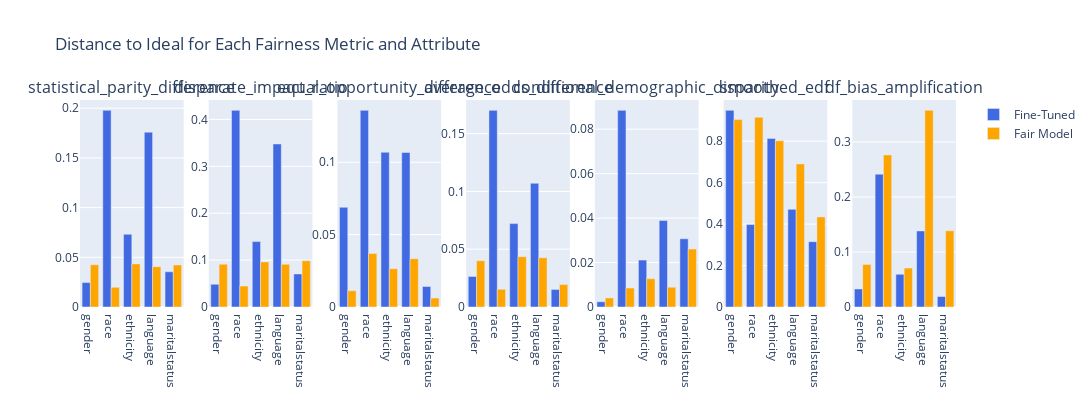
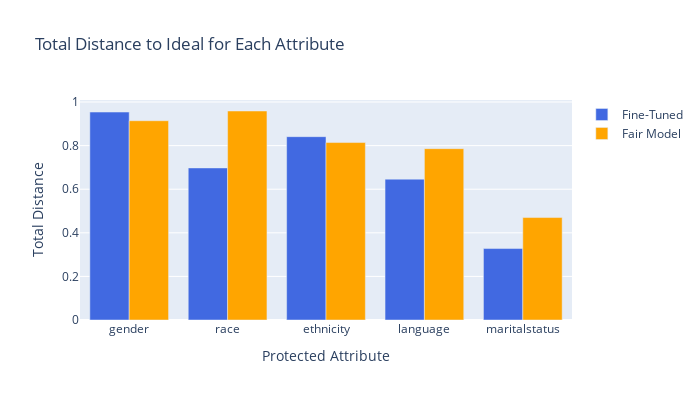

Notebook cell for these charts, in order:
### Code cell
# Compute distances to ideal for both models
df_distance_fine_tuned = compute_distance_to_ideal(df_metrics_fine_tuned)
df_distance_fair = compute_distance_to_ideal(df_metrics_fair)

# List of metrics to plot (excluding 'attribute' and 'total_distance')
metrics = [col for col in df_distance_fine_tuned.columns if col.startswith('dist_') and col != 'total_distance']

import plotly.graph_objs as go
from plotly.subplots import make_subplots

# Plot sub-distances for each metric
fig = make_subplots(
    rows=1, cols=len(metrics),
    subplot_titles=[m.replace('dist_', '') for m in metrics],
    shared_yaxes=False
)

for i, metric in enumerate(metrics):
    fig.add_trace(
        go.Bar(
            x=df_distance_fine_tuned['attribute'],
            y=df_distance_fine_tuned[metric],
            name='Fine-Tuned',
            marker_color='royalblue',
            showlegend=(i==0)
        ),
        row=1, col=i+1
    )
    fig.add_trace(
        go.Bar(
            x=df_distance_fair['attribute'],
            y=df_distance_fair[metric],
            name='Fair Model',
            marker_color='orange',
            showlegend=(i==0)
        ),
        row=1, col=i+1
    )

fig.update_layout(
    height=400,
    width=300*len(metrics),
    title_text="Distance to Ideal for Each Fairness Metric and Attribute",
    barmode='group'
)
fig.show()

# Plot total distance for each attribute
fig_total = go.Figure()
fig_total.add_trace(go.Bar(
    x=df_distance_fine_tuned['attribute'],
    y=df_distance_fine_tuned['total_distance'],
    name='Fine-Tuned',
    marker_color='royalblue'
))
fig_total.add_trace(go.Bar(
    x=df_distance_fair['attribute'],
    y=df_distance_fair['total_distance'],
    name='Fair Model',
    marker_color='orange'
))
fig_total.update_layout(
    title="Total Distance to Ideal for Each Attribute",
    xaxis_title="Protected Attribute",
    yaxis_title="Total Distance",
    barmode='group',
    width=700,
    height=400
)
fig_total.show()

### Figure 1 — Plotly figure (JSON) as saved in the notebook; plotly's stock layout.template omitted (floating-point values rounded to 4 significant figures)
{"data": [{"marker": {"color": "royalblue"}, "name": "Fine-Tuned", "showlegend": true, "type": "bar", "x": ["gender", "race", "ethnicity", "language", "maritalstatus"], "xaxis": "x", "y": [0.02459, 0.1978, 0.07314, 0.1759, 0.03541], "yaxis": "y"}, {"marker": {"color": "orange"}, "name": "Fair Model", "showlegend": true, "type": "bar", "x": ["gender", "race", "ethnicity", "language", "maritalstatus"], "xaxis": "x", "y": [0.04257, 0.01978, 0.04338, 0.04052, 0.04231], "yaxis": "y"}, {"marker": {"color": "royalblue"}, "name": "Fine-Tuned", "showlegend": false, "type": "bar", "x": ["gender", "race", "ethnicity", "language", "maritalstatus"], "xaxis": "x2", "y": [0.04855, 0.4194, 0.1395, 0.3478, 0.07046], "yaxis": "y2"}, {"marker": {"color": "orange"}, "name": "Fair Model", "showlegend": false, "type": "bar", "x": ["gender", "race", "ethnicity", "language", "maritalstatus"], "xaxis": "x2", "y": [0.0913, 0.04471, 0.09619, 0.0912, 0.09858], "yaxis": "y2"}, {"marker": {"color": "royalblue"}, "name": "Fine-Tuned", "showlegend": false, "type": "bar", "x": ["gender", "race", "ethnicity", "language", "maritalstatus"], "xaxis": "x3", "y": [0.0689, 0.1359, 0.1069, 0.1068, 0.0142], "yaxis": "y3"}, {"marker": {"color": "orange"}, "name": "Fair Model", "showlegend": false, "type": "bar", "x": ["gender", "race", "ethnicity", "language", "maritalstatus"], "xaxis": "x3", "y": [0.01124, 0.03695, 0.02643, 0.03337, 0.006161], "yaxis": "y3"}, {"marker": {"color": "royalblue"}, "name": "Fine-Tuned", "showlegend": false, "type": "bar", "x": ["gender", "race", "ethnicity", "language", "maritalstatus"], "xaxis": "x4", "y": [0.02648, 0.1702, 0.07216, 0.1071, 0.01525], "yaxis": "y4"}, {"marker": {"color": "orange"}, "name": "Fair Model", "showlegend": false, "type": "bar", "x": ["gender", "race", "ethnicity", "language", "maritalstatus"], "xaxis": "x4", "y": [0.04005, 0.01528, 0.04351, 0.04262, 0.01937], "yaxis": "y4"}, {"marker": {"color": "royalblue"}, "name": "Fine-Tuned", "showlegend": false, "type": "bar", "x": ["gender", "race", "ethnicity", "language", "maritalstatus"], "xaxis": "x5", "y": [0.002341, 0.08849, 0.0211, 0.03891, 0.0307], "yaxis": "y5"}, {"marker": {"color": "orange"}, "name": "Fair Model", "showlegend": false, "type": "bar", "x": ["gender", "race", "ethnicity", "language", "maritalstatus"], "xaxis": "x5", "y": [0.004095, 0.008529, 0.01271, 0.008919, 0.0261], "yaxis": "y5"}, {"marker": {"color": "royalblue"}, "name": "Fine-Tuned", "showlegend": false, "type": "bar", "x": ["gender", "race", "ethnicity", "language", "maritalstatus"], "xaxis": "x6", "y": [0.949, 0.3975, 0.8136, 0.4713, 0.3154], "yaxis": "y6"}, {"marker": {"color": "orange"}, "name": "Fair Model", "showlegend": false, "type": "bar", "x": ["gender", "race", "ethnicity", "language", "maritalstatus"], "xaxis": "x6", "y": [0.9044, 0.9158, 0.8023, 0.6906, 0.4349], "yaxis": "y6"}, {"marker": {"color": "royalblue"}, "name": "Fine-Tuned", "showlegend": false, "type": "bar", "x": ["gender", "race", "ethnicity", "language", "maritalstatus"], "xaxis": "x7", "y": [0.0329, 0.2416, 0.05954, 0.1384, 0.01914], "yaxis": "y7"}, {"marker": {"color": "orange"}, "name": "Fair Model", "showlegend": false, "type": "bar", "x": ["gender", "race", "ethnicity", "language", "maritalstatus"], "xaxis": "x7", "y": [0.07747, 0.2767, 0.07078, 0.3577, 0.1386], "yaxis": "y7"}], "layout": {"annotations": [{"font": {"size": 16}, "showarrow": false, "text": "statistical_parity_difference", "x": 0.05918, "xanchor": "center", "xref": "paper", "y": 1, "yanchor": "bottom", "yref": "paper"}, {"font": {"size": 16}, "showarrow": false, "text": "disparate_impact_ratio", "x": 0.2061, "xanchor": "center", "xref": "paper", "y": 1, "yanchor": "bottom", "yref": "paper"}, {"font": {"size": 16}, "showarrow": false, "text": "equal_opportunity_difference", "x": 0.3531, "xanchor": "center", "xref": "paper", "y": 1, "yanchor": "bottom", "yref": "paper"}, {"font": {"size": 16}, "showarrow": false, "text": "average_odds_difference", "x": 0.5, "xanchor": "center", "xref": "paper", "y": 1, "yanchor": "bottom", "yref": "paper"}, {"font": {"size": 16}, "showarrow": false, "text": "conditional_demographic_disparity", "x": 0.6469, "xanchor": "center", "xref": "paper", "y": 1, "yanchor": "bottom", "yref": "paper"}, {"font": {"size": 16}, "showarrow": false, "text": "smoothed_edf", "x": 0.7939, "xanchor": "center", "xref": "paper", "y": 1, "yanchor": "bottom", "yref": "paper"}, {"font": {"size": 16}, "showarrow": false, "text": "df_bias_amplification", "x": 0.9408, "xanchor": "center", "xref": "paper", "y": 1, "yanchor": "bottom", "yref": "paper"}], "barmode": "group", "height": 400, "title": {"text": "Distance to Ideal for Each Fairness Metric and Attribute"}, "width": 2100, "xaxis": {"anchor": "y", "domain": [0, 0.1184]}, "xaxis2": {"anchor": "y2", "domain": [0.1469, 0.2653]}, "xaxis3": {"anchor": "y3", "domain": [0.2939, 0.4122]}, "xaxis4": {"anchor": "y4", "domain": [0.4408, 0.5592]}, "xaxis5": {"anchor": "y5", "domain": [0.5878, 0.7061]}, "xaxis6": {"anchor": "y6", "domain": [0.7347, 0.8531]}, "xaxis7": {"anchor": "y7", "domain": [0.8816, 1.0]}, "yaxis": {"anchor": "x", "domain": [0, 1]}, "yaxis2": {"anchor": "x2", "domain": [0, 1]}, "yaxis3": {"anchor": "x3", "domain": [0, 1]}, "yaxis4": {"anchor": "x4", "domain": [0, 1]}, "yaxis5": {"anchor": "x5", "domain": [0, 1]}, "yaxis6": {"anchor": "x6", "domain": [0, 1]}, "yaxis7": {"anchor": "x7", "domain": [0, 1]}}}

### Figure 2 — Plotly figure (JSON) as saved in the notebook; plotly's stock layout.template omitted (floating-point values rounded to 4 significant figures)
{"data": [{"marker": {"color": "royalblue"}, "name": "Fine-Tuned", "type": "bar", "x": ["gender", "race", "ethnicity", "language", "maritalstatus"], "y": [0.954, 0.6977, 0.8411, 0.6462, 0.3278]}, {"marker": {"color": "orange"}, "name": "Fair Model", "type": "bar", "x": ["gender", "race", "ethnicity", "language", "maritalstatus"], "y": [0.9142, 0.9588, 0.814, 0.786, 0.47]}], "layout": {"barmode": "group", "height": 400, "title": {"text": "Total Distance to Ideal for Each Attribute"}, "width": 700, "xaxis": {"title": {"text": "Protected Attribute"}}, "yaxis": {"title": {"text": "Total Distance"}}}}
